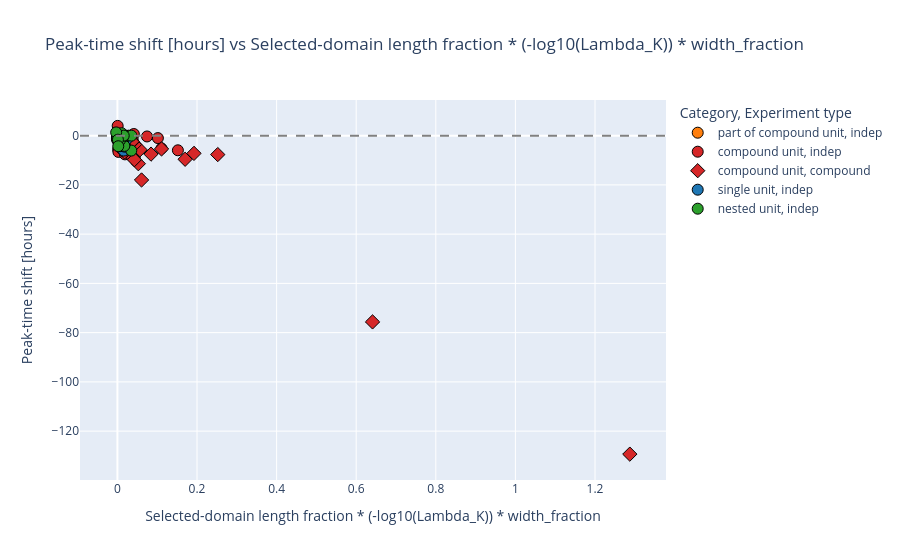
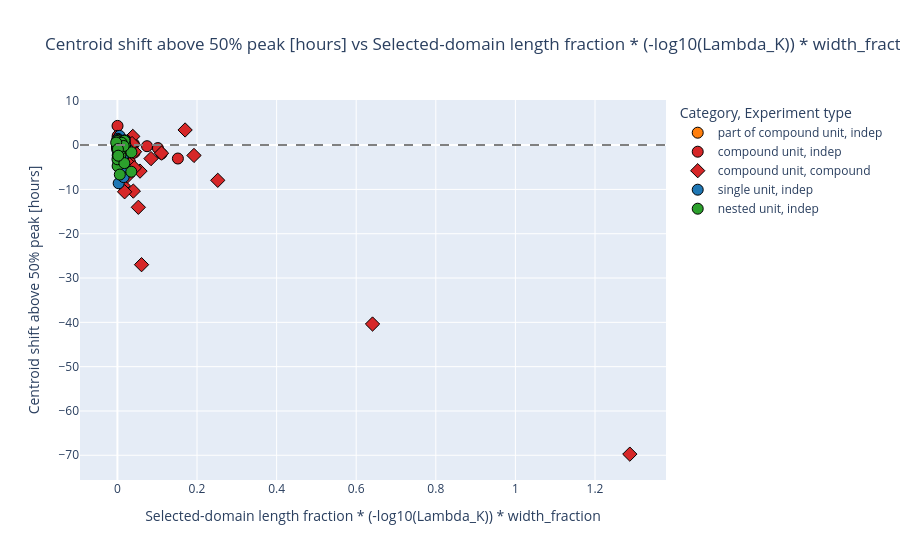
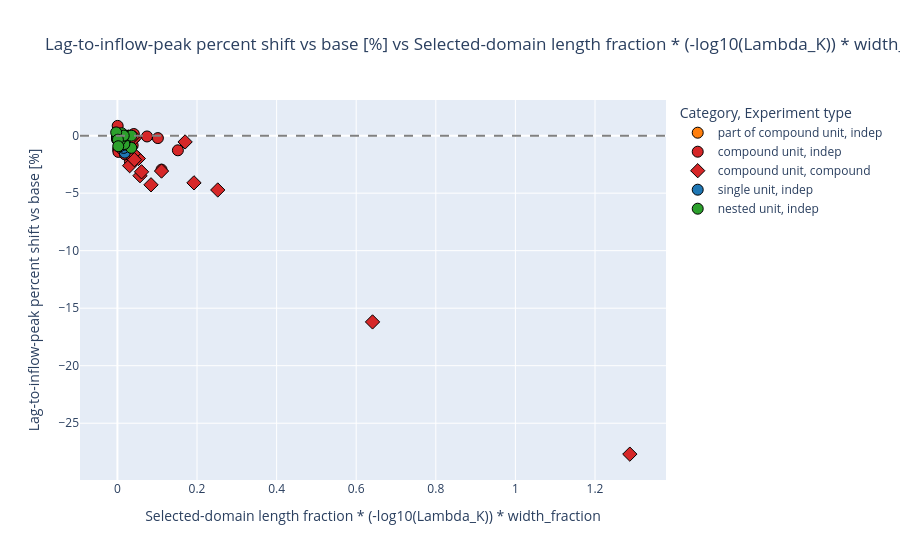
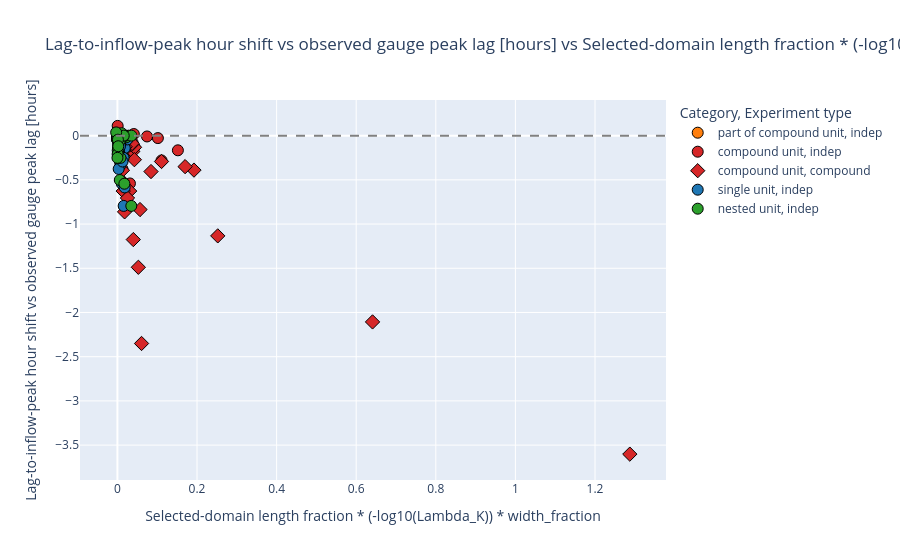

Notebook code for these charts, in order:
### Markdown cell above
## Timing-metric sensitivity

Peak time can be sensitive to a broad or flat hydrograph maximum. The plots below compare the primary predictor against several complementary timing definitions. Missing metrics are skipped rather than filled.

### Code cell
TIMING_SENSITIVITY_METRICS = [
    "peak_time_shift_hours",
    "centroid50_shift_hours",
    "lag_to_inflow_peak_pct_shift_vs_base",
    "lag_to_inflow_peak_hour_shift_vs_observed_peak",
    "delta_rise_time_hours",
    "delta_fall_time_50_hours",
    "delta_fall_time_10_hours",
    "delta_e_folding_time_hours",
    "peak_window_width95_shift_hours",
]

for y_metric in TIMING_SENSITIVITY_METRICS:
    if y_metric not in plot_df or not pd.to_numeric(plot_df[y_metric], errors="coerce").notna().any():
        print(f"Skipping unavailable metric: {y_metric}")
        continue
    make_timing_scatter(
        plot_df,
        x=PRIMARY_X_METRIC,
        y=y_metric,
        color="plot_category",
        symbol="mode",
        hover_fields=["example_id", "target_id", "state_id"],
    ).show()
